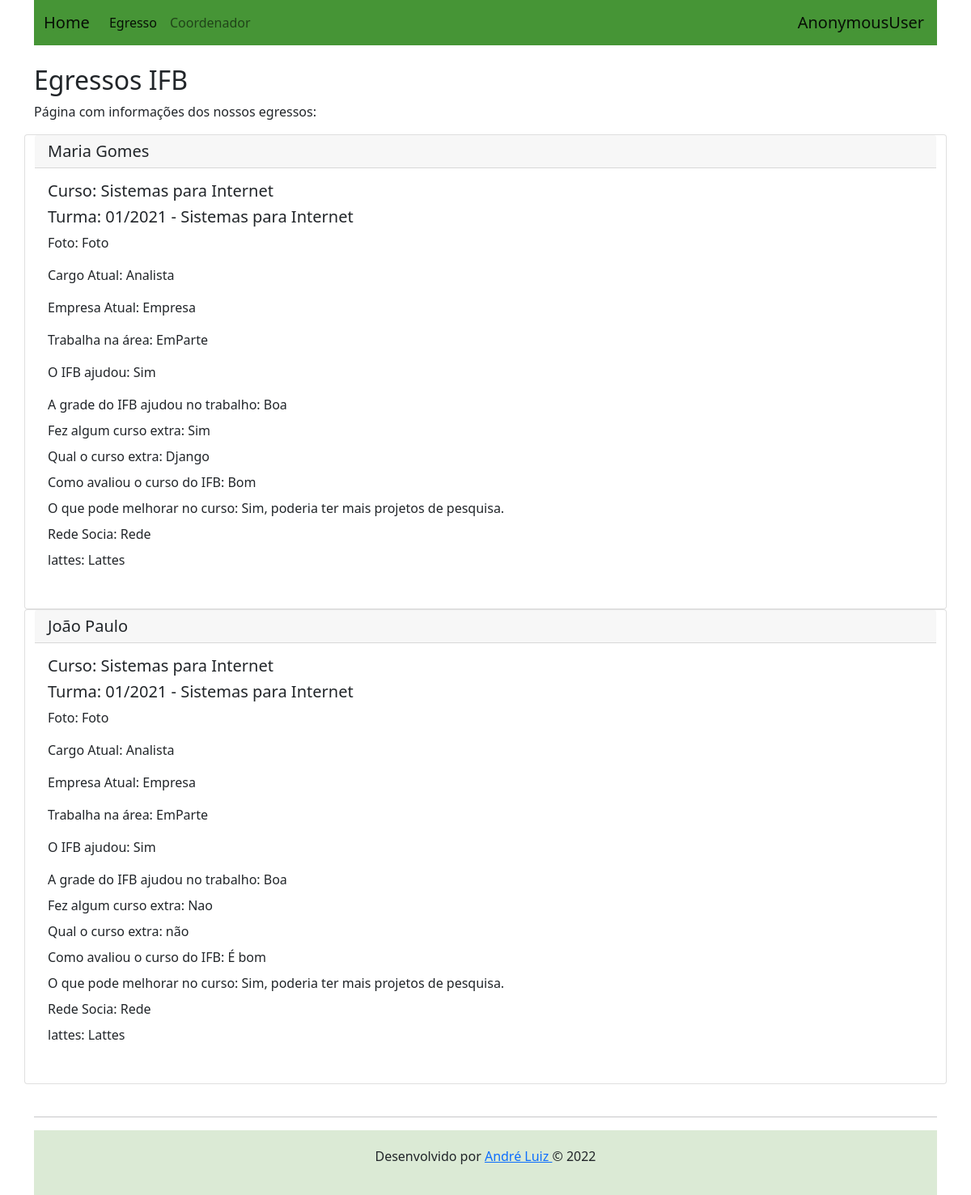
Page /egressoselect/1 on the committed database.
### usuarios/models.py (models this page shows, shortened)
class PerfilAluno(models.Model):
    TrabalhaArea_CHOICES = (
        ('Sim', 'Sim'),
        ('Nao', 'Não'),
        ('EmParte', 'Em parte'),
    )
    CursoExtra_CHOICES = (
        ('Sim', 'Sim'),
        ('Nao', 'Não'),
    )
    Validador_CHOICES = (
        ('Sim', 'Sim'),
        ('Nao', 'Não'),
    )
    nome_completo = models.CharField(max_length=150, null=True)
    curso = models.CharField(max_length=50, null=True)
    cargo_atual = models.CharField(max_length=50, verbose_name='Qual o seu cargo atual?', null=True)
    curso = models.ForeignKey(Curso, on_delete=models.CASCADE, null=True)
    turma = models.ForeignKey(Turma, on_delete=models.CASCADE, null=True)
    foto = models.CharField(max_length=150, null=True)
    empresa_atual = models.CharField(max_length=50, verbose_name='Em qual empresa está trabalhando atualmente?', null=True)
    trabalha_area = models.CharField(max_length=8, verbose_name='Está trabalhando na área?', choices=TrabalhaArea_CHOICES, null=True)
    ifb_ajudou = models.CharField(max_length=8, verbose_name='O IFB ajudou a conseguir alguma vaga de emprego?', choices=TrabalhaArea_CHOICES, null=True)
    grade_ifb = models.CharField(max_length=10, verbose_name='A grade curricular do IFB é boa?', null=True)
    curso_extra = models.CharField(max_length=10, verbose_name='Precisou fazer outro curso extra IFB?', choices=CursoExtra_CHOICES, null=True)
    qual_curso_extra = models.CharField(max_length=30, verbose_name='Qual foi o curso extra?', null=True)
    opiniao_curso_ifb = models.CharField(max_length=100, verbose_name='Qual a sua opinião sobre o curso?', null=True)
    pode_melhorar = models.CharField(max_length=100, verbose_name='O que pode melhorar no IFB?', null=True)
    rede_social = models.CharField(max_length=100, null=True)
    lattes = models.CharField(max_length=100, null=True)
    validado = models.CharField(max_length=5, choices=Validador_CHOICES, default='Não', null=True)
    usuario_aluno = models.OneToOneField(User, on_delete=models.CASCADE)

### cadastros/models.py (models this page shows)
class Curso(models.Model):
    NIVEL_CHOICES = (
        ('Superior', 'Superior (Bacharelado / Licenciatura)'),
        ('Superior', 'Superior (Tecnologia)'),
        ('Tecnico', 'Técnico (Integrado)'),
        ('Tecnico', 'Técnico(Subsequente)'),
    )
    nome = models.CharField(max_length=255, null=False)
    nivel = models.CharField(max_length=255, verbose_name='nível', choices=NIVEL_CHOICES, null=False)
    campus = models.CharField(max_length=255, null=False)
    def __str__(self):
        return self.nome

class Turma(models.Model):
    periodo = models.CharField(max_length=255, verbose_name='Período', null=False)
    data_formatura = models.CharField(max_length=255, null=False)
    foto = models.CharField(max_length=255, null=False)
    curso = models.ForeignKey(Curso, on_delete=models.CASCADE)
    def __str__(self):
        return f'{self.periodo} - {self.curso}'

### paginas/views.py (the view)
# urls.py: path('egressoselect/<str:egresso_id>', views.listaregressoview, name='egresso_select'),
def listaregressoview(request, egresso_id):
    egressos1 = PerfilAluno.objects.filter(turma=egresso_id)
    return render(request, 'listaegresso.html', { "egressos1" : egressos1})

### paginas/templates/listaegresso.html
{% extends "base.html" %}
{% block body %}
<h2>Egressos IFB</h2>
<br>
<p>
    Página com informações dos nossos egressos:
</p>
{% if egressos1 %}
    {% for egresso in egressos1 %}
        <div class="card">
            <h5 class="card-header">{{egresso.nome_completo}}</h5>
            <div class="card-body">
                <h5 class="card-title">Curso: {{egresso.curso}}</h5>
                <h5 class="card-title">Turma: {{egresso.turma}}</h5>
                <p class="card-text">Foto: {{egresso.foto}}</p>
                <p class="card-text">Cargo Atual: {{egresso.cargo_atual}}</p>
                <p class="card-text">Empresa Atual: {{egresso.empresa_atual}}</p>
                <p class="card-text">Trabalha na área: {{egresso.trabalha_area}}</p>
                <p class="card-text">O IFB ajudou: {{egresso.ifb_ajudou}}</p>
                <p class="card-title">A grade do IFB ajudou no trabalho: {{egresso.grade_ifb}}</p>
                <p class="card-title">Fez algum curso extra: {{egresso.curso_extra}}</p>
                <p class="card-title">Qual o curso extra: {{egresso.qual_curso_extra}}</p>
                <p class="card-title">Como avaliou o curso do IFB: {{egresso.opiniao_curso_ifb}}</p>
                <p class="card-title">O que pode melhorar no curso: {{egresso.pode_melhorar}}</p>
                <p class="card-title">Rede Socia: {{egresso.rede_social}}</p>
                <p class="card-title">lattes: {{egresso.lattes}}</p>
                <br>
            </div>
        </div>
    {% endfor %}
{% else %}
    <p>Nunhum egresso cadastrado</p>
{% endif %}
{% endblock %}

### rows in the picture
PerfilAluno: nome_completo "Maria Gomes", curso "Sistemas para Internet", turma "01/2021 - Sistemas para Internet", foto "Foto", cargo_atual "Analista", empresa_atual "Empresa", trabalha_area "EmParte", ifb_ajudou "Sim", grade_ifb "Boa", curso_extra "Sim", qual_curso_extra "Django", opiniao_curso_ifb "Bom", pode_melhorar "Sim, poderia ter mais projetos de pesquisa.", rede_social "Rede", lattes "Lattes"
PerfilAluno: nome_completo "João Paulo", curso "Sistemas para Internet", turma "01/2021 - Sistemas para Internet", foto "Foto", cargo_atual "Analista", empresa_atual "Empresa", trabalha_area "EmParte", ifb_ajudou "Sim", grade_ifb "Boa", curso_extra "Nao", qual_curso_extra "não", opiniao_curso_ifb "É bom", pode_melhorar "Sim, poderia ter mais projetos de pesquisa.", rede_social "Rede", lattes "Lattes"

### other values in the picture
{{ request.user }} "AnonymousUser"
